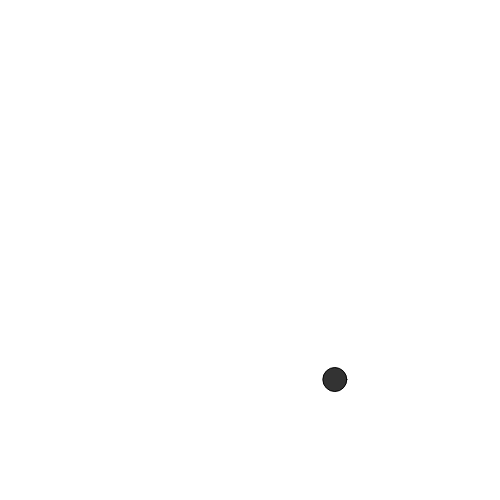
Frame 1 (no input)
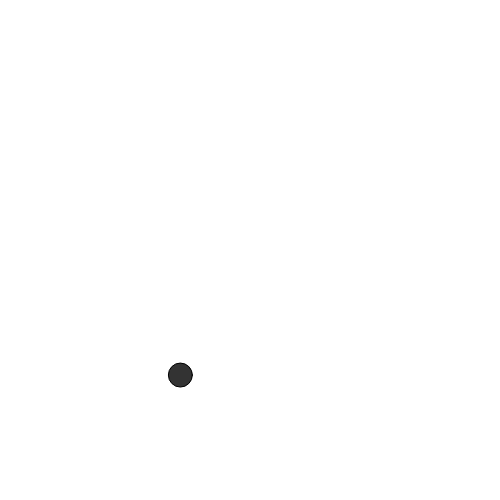
Frame 60 (no input)
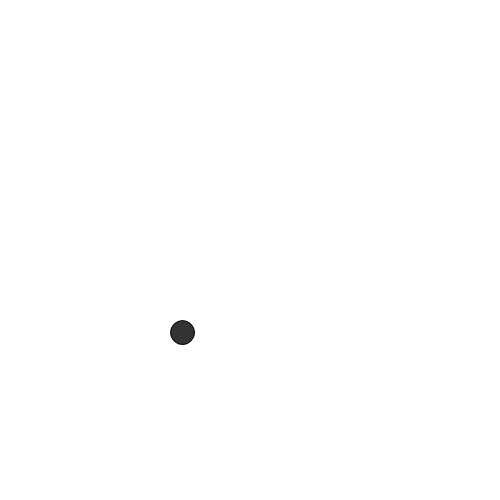
Frame 120 (the mouse pressed at the canvas centre since frame 60)

The p5.js sketch that drew these frames (run headless with seeded random() and noise() and a simulated clock; from frame 60 on, the mouse is pressed at the canvas centre):

// p5.js sketch
// ── sketch.js
let timeX = 0;
let timeY = 10000;
let k = 0.01;

function setup() {
    createCanvas(500, 500);
    background(200);
}

function draw() {
    clear();
    fill(51);

    let x = noise(timeX) * width;
    let y = noise(timeY) * height;

    ellipse(x, y, 24, 24);

    timeX += k;
    timeY += k;
}

// function setup() {
//     background(0);
// }

// function draw() {
//     fill(255);

//     // line parameters
//     for (let i = 0; i < 100; i++) {
//         let x = random(width);
//         let y = random(height);
//         let r = random(2, 7);
//         ellipse(x, y, r, r);
//     }
// }
